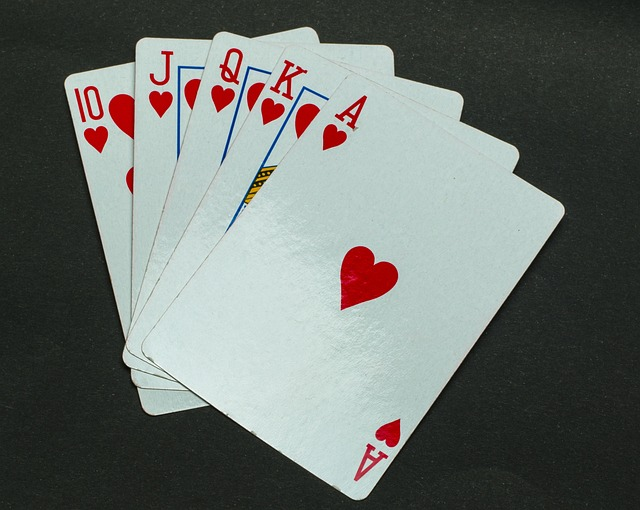
#> input picture poker.jpg, 640 x 510 px, found by its file name
$ python '원근.py'
#> lines starting #> are read from the running program, lines starting #| are printed output that depends on the picture
# [19 lines of commented-out code are left out]

import cv2 as cv
import numpy as np

img = cv.imread('poker.jpg')
#> img is the input picture: shape (510, 640, 3); mean B, G, R 108.4, 112.6, 107
width, height = 257, 349 #가로 크기 257, 세로 크기 349 으로 결과물 출력

src = np.array([[351,67], [564, 208], [360, 497], [144, 350]], dtype=np.float32)
dst = np.array([[0, 0], [width, 0], [width, height], [0, height]], dtype=np.float32)
#좌상, 우상, 우하, 좌하 (시계 방향으로 4 지점 정의)
matrix = cv.getPerspectiveTransform(src, dst) #Matrix 얻어옴
result = cv.warpPerspective(img, matrix, (width, height))
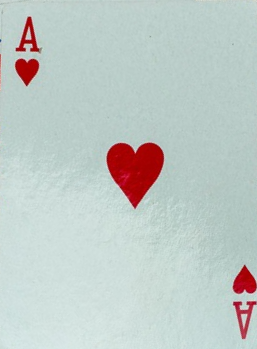
#> result: shape (349, 257, 3); mean B, G, R 198.3, 201.7, 191.6

cv.imshow('img', img)
cv.imshow('result', result)
cv.waitKey(0)
cv.destroyAllWindows()
